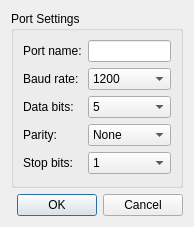
<?xml version="1.0" encoding="UTF-8"?>
<ui version="4.0">
 <class>PreferencesDialog</class>
 <widget class="QDialog" name="PreferencesDialog">
  <property name="geometry">
   <rect>
    <x>0</x>
    <y>0</y>
    <width>194</width>
    <height>227</height>
   </rect>
  </property>
  <property name="windowTitle">
   <string>Preferences</string>
  </property>
  <property name="windowIcon">
   <iconset resource="../resources.qrc">
    <normaloff>:/icons/resources/preferences.ico</normaloff>:/icons/resources/preferences.ico</iconset>
  </property>
  <property name="styleSheet">
   <string notr="true">font: 10pt &quot;PT Sans&quot;;</string>
  </property>
  <layout class="QVBoxLayout" name="verticalLayout">
   <item>
    <widget class="QGroupBox" name="groupBox">
     <property name="styleSheet">
      <string notr="true"/>
     </property>
     <property name="title">
      <string>Port Settings</string>
     </property>
     <layout class="QVBoxLayout" name="verticalLayout_2">
      <item>
       <layout class="QFormLayout" name="formLayout">
        <property name="fieldGrowthPolicy">
         <enum>QFormLayout::AllNonFixedFieldsGrow</enum>
        </property>
        <item row="0" column="0">
         <widget class="QLabel" name="label_port_name">
          <property name="text">
           <string>Port name:</string>
          </property>
         </widget>
        </item>
        <item row="0" column="1">
         <widget class="QLineEdit" name="lineEdit_port_name">
          <property name="contextMenuPolicy">
           <enum>Qt::NoContextMenu</enum>
          </property>
         </widget>
        </item>
        <item row="1" column="0">
         <widget class="QLabel" name="label_baud_rate">
          <property name="text">
           <string>Baud rate:</string>
          </property>
         </widget>
        </item>
        <item row="1" column="1">
         <widget class="QComboBox" name="comboBox_baud_rate">
          <property name="currentText">
           <string>1200</string>
          </property>
          <item>
           <property name="text">
            <string>1200</string>
           </property>
          </item>
          <item>
           <property name="text">
            <string>2400</string>
           </property>
          </item>
          <item>
           <property name="text">
            <string>9600</string>
           </property>
          </item>
          <item>
           <property name="text">
            <string>19200</string>
           </property>
          </item>
          <item>
           <property name="text">
            <string>38400</string>
           </property>
          </item>
          <item>
           <property name="text">
            <string>57600</string>
           </property>
          </item>
          <item>
           <property name="text">
            <string>115200</string>
           </property>
          </item>
         </widget>
        </item>
        <item row="2" column="0">
         <widget class="QLabel" name="label_data_bits">
          <property name="text">
           <string>Data bits:</string>
          </property>
         </widget>
        </item>
        <item row="2" column="1">
         <widget class="QComboBox" name="comboBox_data_bits">
          <property name="currentText">
           <string>5</string>
          </property>
          <item>
           <property name="text">
            <string>5</string>
           </property>
          </item>
          <item>
           <property name="text">
            <string>6</string>
           </property>
          </item>
          <item>
           <property name="text">
            <string>7</string>
           </property>
          </item>
          <item>
           <property name="text">
            <string>8</string>
           </property>
          </item>
         </widget>
        </item>
        <item row="3" column="0">
         <widget class="QLabel" name="label_parity">
          <property name="text">
           <string>Parity:</string>
          </property>
         </widget>
        </item>
        <item row="3" column="1">
         <widget class="QComboBox" name="comboBox_parity">
          <item>
           <property name="text">
            <string>None</string>
           </property>
          </item>
          <item>
           <property name="text">
            <string>Even</string>
           </property>
          </item>
          <item>
           <property name="text">
            <string>Odd</string>
           </property>
          </item>
          <item>
           <property name="text">
            <string>Space</string>
           </property>
          </item>
         </widget>
        </item>
        <item row="4" column="0">
         <widget class="QLabel" name="label_stop_bits">
          <property name="text">
           <string>Stop bits:</string>
          </property>
         </widget>
        </item>
        <item row="4" column="1">
         <widget class="QComboBox" name="comboBox_stop_bits">
          <item>
           <property name="text">
            <string>1</string>
           </property>
          </item>
          <item>
           <property name="text">
            <string>2</string>
           </property>
          </item>
         </widget>
        </item>
       </layout>
      </item>
     </layout>
    </widget>
   </item>
   <item>
    <widget class="QDialogButtonBox" name="buttonBox">
     <property name="standardButtons">
      <set>QDialogButtonBox::Cancel|QDialogButtonBox::Ok</set>
     </property>
    </widget>
   </item>
  </layout>
 </widget>
 <resources>
  <include location="../resources.qrc"/>
 </resources>
 <connections/>
</ui>
